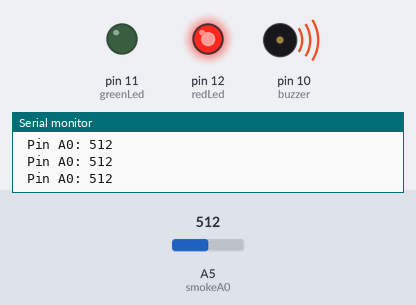
Bench run of a sketch on a simulated Arduino Uno, built with avr-gcc and run on an emulated ATmega328P. On the bench: output pins drawn as LEDs (lit = HIGH), buzzer (waves = sounding), the last lines printed to the serial monitor. The test bench sets the inputs (shaded band); at power-on: A5 (smokeA0) = 512.

Above: at 1.2 s.
1.3 s: A5 (smokeA0) set to 315
2.8 s: A5 (smokeA0) set to 283
At 4.0 s:
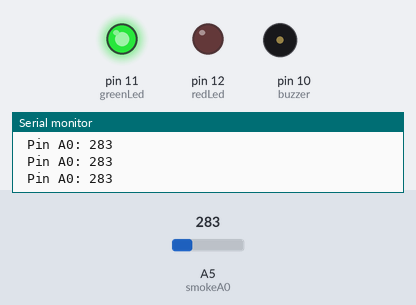
4.3 s: A5 (smokeA0) set to 306
At 5.4 s:
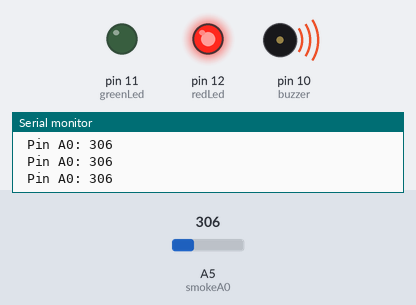
5.8 s: A5 (smokeA0) set to 290
At 6.8 s:
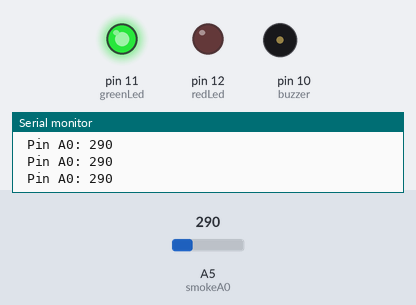
Timing chart, 0 to 8.3 s (numbered marks = the images above; inputs shaded):
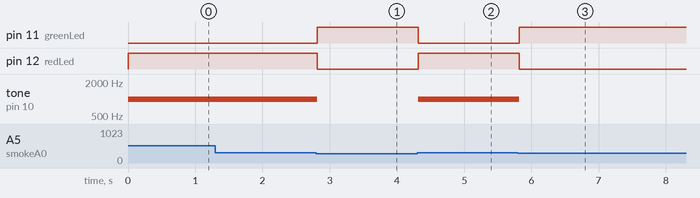

The sketch:

MQ2_Smoke_alarm.ino
```cpp
int redLed = 12;
int greenLed = 11;
int buzzer = 10;
int smokeA0 = A5;
int sensorThres = 300; //your threshold value.

void setup() // put your setup code here, to run once:
{
  pinMode(redLed,OUTPUT);
  pinMode(greenLed,OUTPUT);
  pinMode(buzzer,OUTPUT);
  pinMode(smokeA0,INPUT);
  Serial.begin(9600);
}

void loop()  // put your main code here, to run repeatedly:
{
  int analogSensor = analogRead(smokeA0);
  Serial.print(" Pin A0: ");
  Serial.println(analogSensor);
  //checks if it has reached the threshold value.
  if(analogSensor > sensorThres)
  {
    digitalWrite(redLed,HIGH);
    digitalWrite(greenLed,LOW);
    tone(buzzer,1000,200);  //1000 peak sound value and 200 break b/w each bit.
  }
  else
  {
    digitalWrite(redLed,LOW);
    digitalWrite(greenLed,HIGH);
    noTone(buzzer);
  }
   delay(100);
}
```

Measured:
- the behaviour switches between 301 and 300 on A5 (smokeA0) (found by bisection; images 0 and 1)
- after the input at 2.8 s, pin 11 (greenLed): LOW → HIGH at once; pin 12 (redLed): HIGH → LOW at once; tone on pin 10 (buzzer): 1000 Hz → silent at once
- after the input at 4.3 s, pin 11 (greenLed): HIGH → LOW at once; pin 12 (redLed): LOW → HIGH at once; tone on pin 10 (buzzer): silent → 1000 Hz at once
- after the input at 5.8 s, pin 11 (greenLed): LOW → HIGH at once; pin 12 (redLed): HIGH → LOW at once; tone on pin 10 (buzzer): 1000 Hz → silent at once
